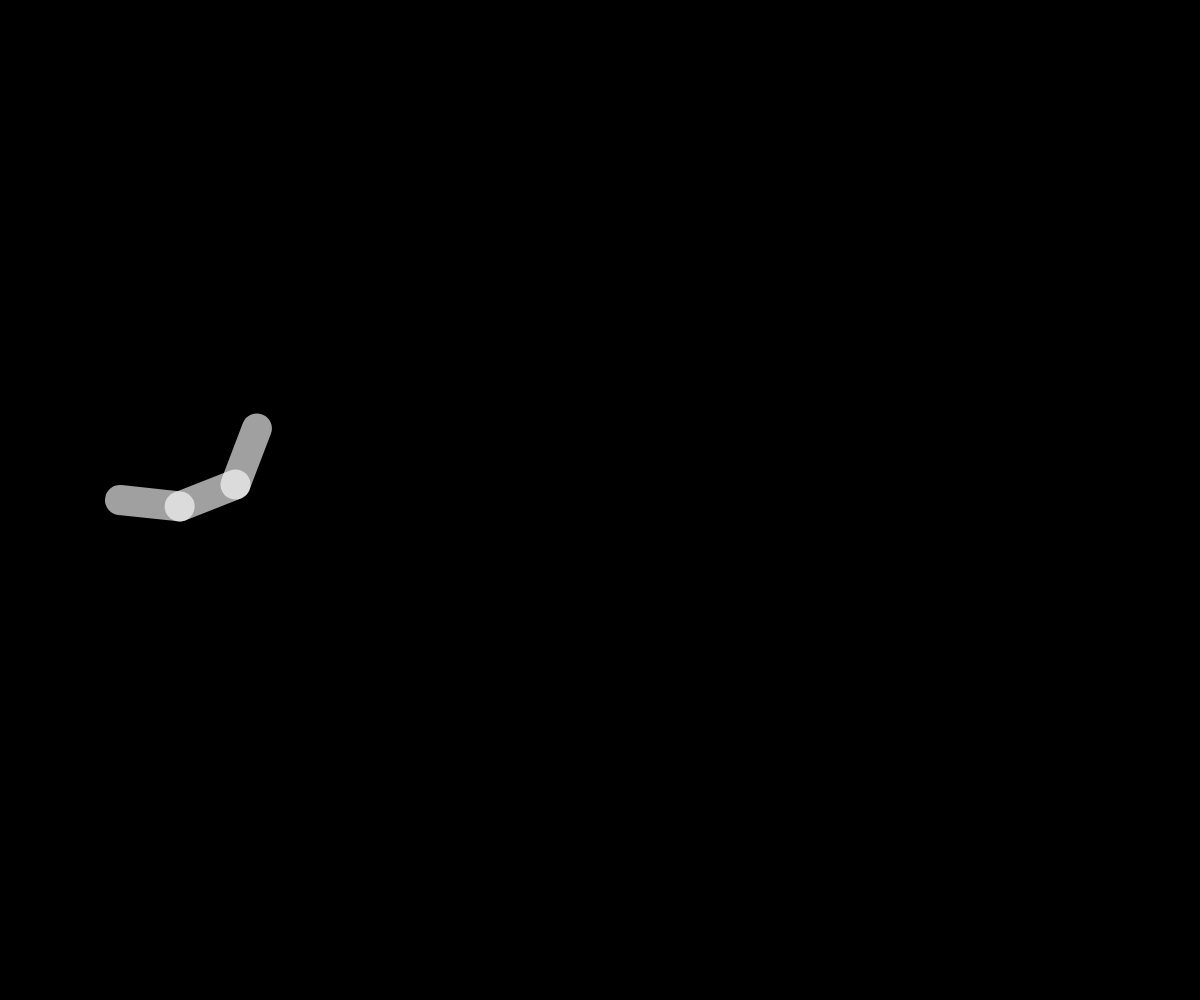
Frame 1 (no input)
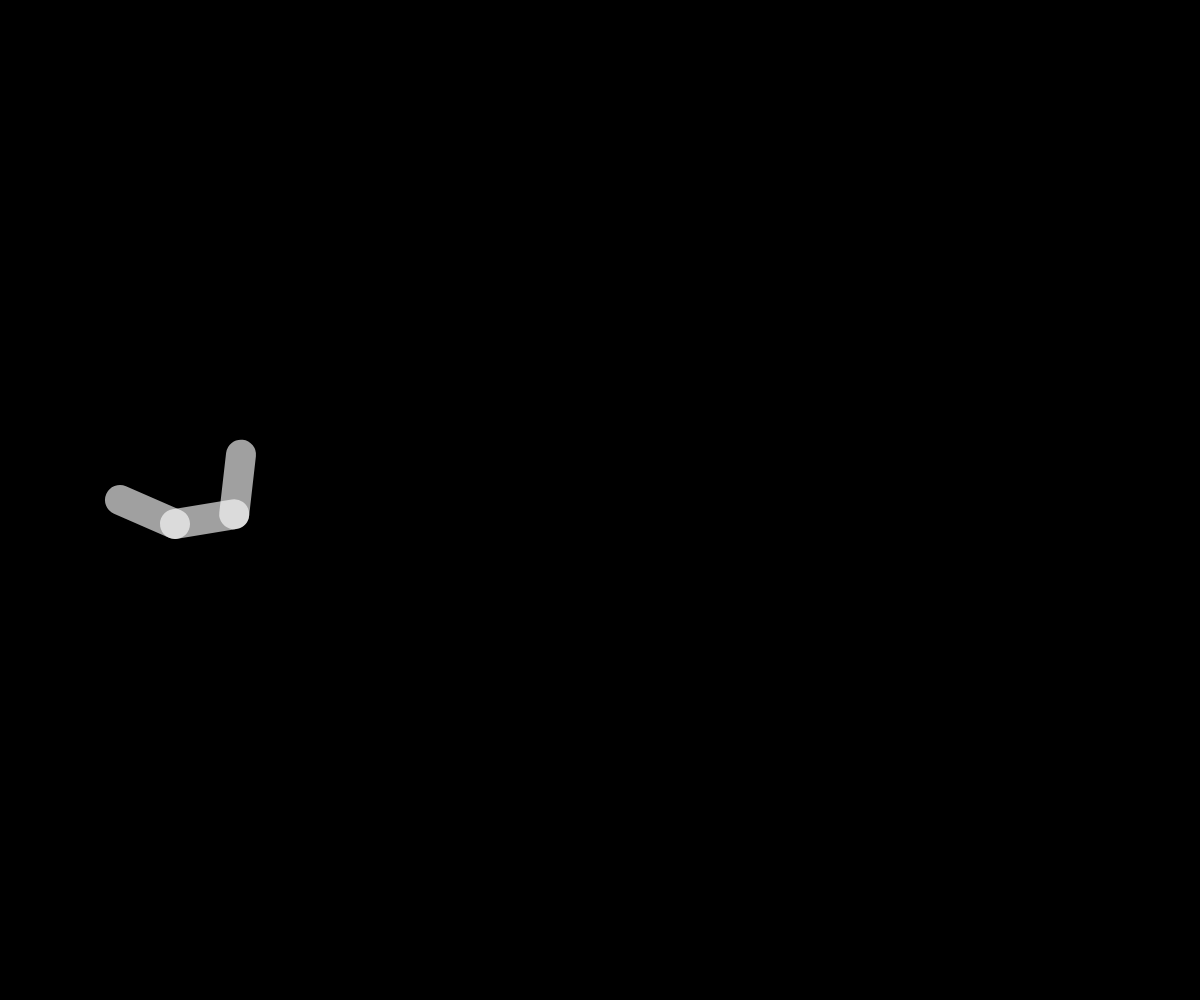
Frame 60 (no input)
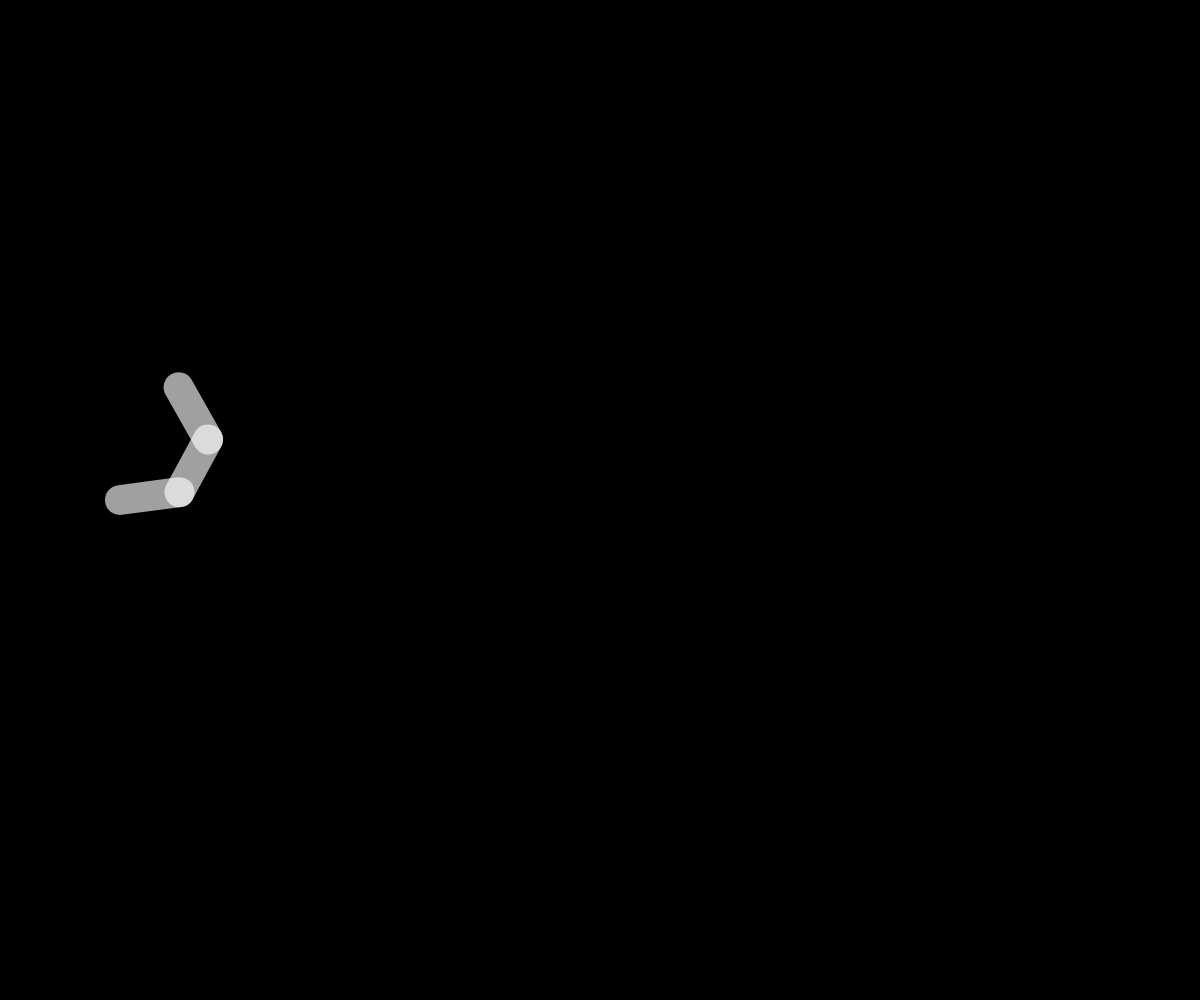
Frame 120 (the mouse pressed at the canvas centre since frame 60)

The p5.js sketch that drew these frames (run headless with seeded random() and noise() and a simulated clock; from frame 60 on, the mouse is pressed at the canvas centre):

// p5.js sketch
// ── sketch.js
let arm;
let n = 3; // Number of joints
let segmentLengths = []; // Lengths of arm segments
let jointAngles = []; // Angles of the joints
let noiseOffsets = []; // Noise offsets for generating smooth motion
let noiseScale = 0.005; // Perlin noise scale
let showEllipsoid = false; // To toggle the ellipsoid display

function setup() {
    createCanvas(windowWidth, windowHeight);
    initializeArm(); // Initialize the arm with the current number of joints
}

function draw() {
    background(0);

    // Update joint angles using Perlin noise
    for (let i = 0; i < n; i++) {
        jointAngles[i] = map(noise(noiseOffsets[i]), 0, 1, -PI, PI); // Angle between -PI and PI
        noiseOffsets[i] += noiseScale; // Increment the noise offset for smooth animation
    }

    // Set the angles and display the arm
    arm.setAngles(jointAngles);
    arm.display(showEllipsoid);
}

// Function to initialize the arm with current settings
function initializeArm() {
    segmentLengths = new Array(n); // Create a new array for segment lengths
    jointAngles = new Array(n); // Create a new array for joint angles
    noiseOffsets = new Array(n); // Create a new array for noise offsets

    for (let i = 0; i < n; i++) {
        segmentLengths[i] = 1.0; // Initialize segment lengths
        jointAngles[i] = 0.0; // Initialize joint angles to 0
        noiseOffsets[i] = random(1000); // Initialize noise offsets for smooth randomness
    }

    // Initialize the PlanarArm object with base position and scaling
    arm = new PlanarArm(width * 0.1, height * 0.5, segmentLengths, width * 0.05);
}

// ── planarArm.js
class PlanarArm {
    constructor(x, y, lengths, scale) {
        this.basePosition = createVector(x, y);
        this.lengths = lengths;
        this.n = lengths.length;
        this.angles = new Array(this.n).fill(0);
        this.partialSum = new Array(this.n).fill(0);
        this.scale = scale;
    }

    setAngles(angles) {
        this.angles = angles;
    }

    jacobian() {
        this.partialSum[0] = this.angles[0];

        for (let i = 1; i < this.n; i++) {
            this.partialSum[i] = this.angles[i] + this.partialSum[i - 1];
        }

        let sSum = 0;
        let cSum = 0;
        let jacArray = [[], []];

        for (let i = this.n - 1; i >= 0; i--) {
            sSum += this.lengths[i] * Math.sin(this.partialSum[i]);
            cSum += this.lengths[i] * Math.cos(this.partialSum[i]);
            jacArray[0][i] = -sSum;
            jacArray[1][i] = cSum;
        }

        return jacArray;
    }

    segment(x, y, a, l) {
        translate(x, y);
        rotate(a);
        strokeWeight(30);
        stroke(255, 160);
        line(0, 0, l, 0);
    }

    display(showEllipsoid) {
        push();

        let x = 0;
        let y = 0;
        let currentAngle = 0;

        this.segment(this.basePosition.x, this.basePosition.y, this.angles[0], this.scale * this.lengths[0]);

        for (let i = 0; i < this.n; i++) {
            currentAngle += this.angles[i];
            x += this.lengths[i] * Math.cos(currentAngle);
            y += this.lengths[i] * Math.sin(currentAngle);
            if (i > 0) {
                this.segment(this.scale * this.lengths[i - 1], 0, this.angles[i], this.scale * this.lengths[i]);
            }
        }

        pop();

        if (showEllipsoid) {
            // Perform SVD on the Jacobian matrix
            let jacobianMatrix = math.transpose(this.jacobian());
            let svd = SVDJS.SVD(jacobianMatrix);

            let uT = svd.v;
            let s = svd.q;

            let angle = Math.atan2(uT[0][1], uT[0][0]);

            push();
            strokeWeight(4);
            stroke(255, 160);
            fill(255, 0.9);
            translate(this.basePosition.x + this.scale * x, this.basePosition.y + this.scale * y);
            rotate(angle);
            ellipse(0, 0, this.scale * s[0], this.scale * s[1]); // Simplified ellipsoid with arbitrary scaling
            pop();
        }
    }
}
